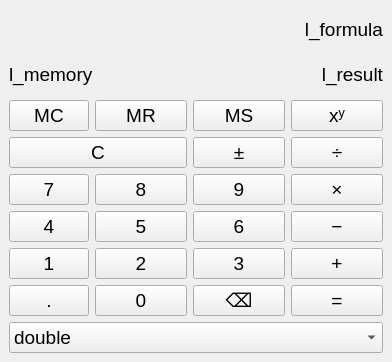
<?xml version="1.0" encoding="UTF-8"?>
<ui version="4.0">
 <class>MainWindow</class>
 <widget class="QMainWindow" name="MainWindow">
  <property name="geometry">
   <rect>
    <x>0</x>
    <y>0</y>
    <width>392</width>
    <height>362</height>
   </rect>
  </property>
  <property name="sizePolicy">
   <sizepolicy hsizetype="Preferred" vsizetype="Preferred">
    <horstretch>0</horstretch>
    <verstretch>0</verstretch>
   </sizepolicy>
  </property>
  <property name="font">
   <font>
    <pointsize>14</pointsize>
   </font>
  </property>
  <property name="windowTitle">
   <string>Калькулятор</string>
  </property>
  <widget class="QWidget" name="centralwidget">
   <layout class="QGridLayout" name="gridLayout" rowstretch="0,0,0,0,0,0,0,0" columnstretch="0,2,2,2">
    <item row="8" column="0" colspan="4">
 <widget class="QComboBox" name="cmb_controller">
  <item><property name="text"><string>double</string></property></item>
  <item><property name="text"><string>float</string></property></item>
  <item><property name="text"><string>uint8_t</string></property></item>
  <item><property name="text"><string>int</string></property></item>
  <item><property name="text"><string>int64_t</string></property></item>
  <item><property name="text"><string>size_t</string></property></item>
  <item><property name="text"><string>Rational</string></property></item>
 </widget>
</item>
<item row="6" column="1">
     <widget class="QPushButton" name="pushButton_two">
      <property name="text">
       <string>2</string>
      </property>
     </widget>
    </item>
    <item row="2" column="3">
     <widget class="QPushButton" name="pushButton_pow">
      <property name="text">
       <string>xʸ</string>
      </property>
     </widget>
    </item>
    <item row="2" column="1">
     <widget class="QPushButton" name="pushButton_MR">
      <property name="text">
       <string>MR</string>
      </property>
     </widget>
    </item>
    <item row="5" column="2">
     <widget class="QPushButton" name="pushButton_six">
      <property name="text">
       <string>6</string>
      </property>
     </widget>
    </item>
    <item row="3" column="2">
     <widget class="QPushButton" name="pushButton_positive_negative">
      <property name="text">
       <string>±</string>
      </property>
     </widget>
    </item>
    <item row="7" column="1">
     <widget class="QPushButton" name="pushButton_zero">
      <property name="text">
       <string>0</string>
      </property>
     </widget>
    </item>
    <item row="5" column="3">
     <widget class="QPushButton" name="pushButton_minus">
      <property name="text">
       <string>−</string>
      </property>
     </widget>
    </item>
    <item row="4" column="1">
     <widget class="QPushButton" name="pushButton_eight">
      <property name="text">
       <string>8</string>
      </property>
     </widget>
    </item>
    <item row="5" column="1">
     <widget class="QPushButton" name="pushButton_five">
      <property name="text">
       <string>5</string>
      </property>
     </widget>
    </item>
    <item row="6" column="2">
     <widget class="QPushButton" name="pushButton_three">
      <property name="text">
       <string>3</string>
      </property>
     </widget>
    </item>
    <item row="4" column="3">
     <widget class="QPushButton" name="pushButton_times">
      <property name="text">
       <string>×</string>
      </property>
     </widget>
    </item>
    <item row="3" column="3">
     <widget class="QPushButton" name="pushButton_divide">
      <property name="text">
       <string>÷</string>
      </property>
     </widget>
    </item>
    <item row="2" column="2">
     <widget class="QPushButton" name="pushButton_MS">
      <property name="text">
       <string>MS</string>
      </property>
     </widget>
    </item>
    <item row="7" column="3">
     <widget class="QPushButton" name="pushButton_equality">
      <property name="text">
       <string>=</string>
      </property>
     </widget>
    </item>
    <item row="4" column="2">
     <widget class="QPushButton" name="pushButton_nine">
      <property name="text">
       <string>9</string>
      </property>
     </widget>
    </item>
    <item row="7" column="2">
     <widget class="QPushButton" name="pushButton_delete">
      <property name="text">
       <string>⌫</string>
      </property>
     </widget>
    </item>
    <item row="6" column="3">
     <widget class="QPushButton" name="pushButton_plus">
      <property name="text">
       <string>+</string>
      </property>
     </widget>
    </item>
    <item row="2" column="0">
     <widget class="QPushButton" name="pushButton_MC">
      <property name="text">
       <string>MC</string>
      </property>
     </widget>
    </item>
    <item row="4" column="0">
     <widget class="QPushButton" name="pushButton_seven">
      <property name="text">
       <string>7</string>
      </property>
     </widget>
    </item>
    <item row="5" column="0">
     <widget class="QPushButton" name="pushButton_four">
      <property name="text">
       <string>4</string>
      </property>
     </widget>
    </item>
    <item row="6" column="0">
     <widget class="QPushButton" name="pushButton_one">
      <property name="text">
       <string>1</string>
      </property>
     </widget>
    </item>
    <item row="7" column="0">
     <widget class="QPushButton" name="tb_extra">
      <property name="text">
       <string>.</string>
      </property>
     </widget>
    </item>
    <item row="3" column="0" colspan="2">
     <widget class="QPushButton" name="pushButton_clear">
      <property name="text">
       <string>C</string>
      </property>
     </widget>
    </item>
    <item row="1" column="0" colspan="4">
     <layout class="QHBoxLayout" name="horizontalLayout_2">
      <item>
       <widget class="QLabel" name="l_memory">
        <property name="text">
         <string>l_memory</string>
        </property>
       </widget>
      </item>
      <item>
       <widget class="QLabel" name="l_result">
        <property name="layoutDirection">
         <enum>Qt::LayoutDirection::LeftToRight</enum>
        </property>
        <property name="text">
         <string>l_result</string>
        </property>
        <property name="alignment">
         <set>Qt::AlignmentFlag::AlignRight|Qt::AlignmentFlag::AlignTrailing|Qt::AlignmentFlag::AlignVCenter</set>
        </property>
       </widget>
      </item>
     </layout>
    </item>
    <item row="0" column="0" colspan="4">
     <widget class="QLabel" name="l_formula">
      <property name="text">
       <string>l_formula</string>
      </property>
      <property name="alignment">
       <set>Qt::AlignmentFlag::AlignRight|Qt::AlignmentFlag::AlignTrailing|Qt::AlignmentFlag::AlignVCenter</set>
      </property>
     </widget>
    </item>
   </layout>
  </widget>
 </widget>
 <resources/>
 <connections/>
</ui>
